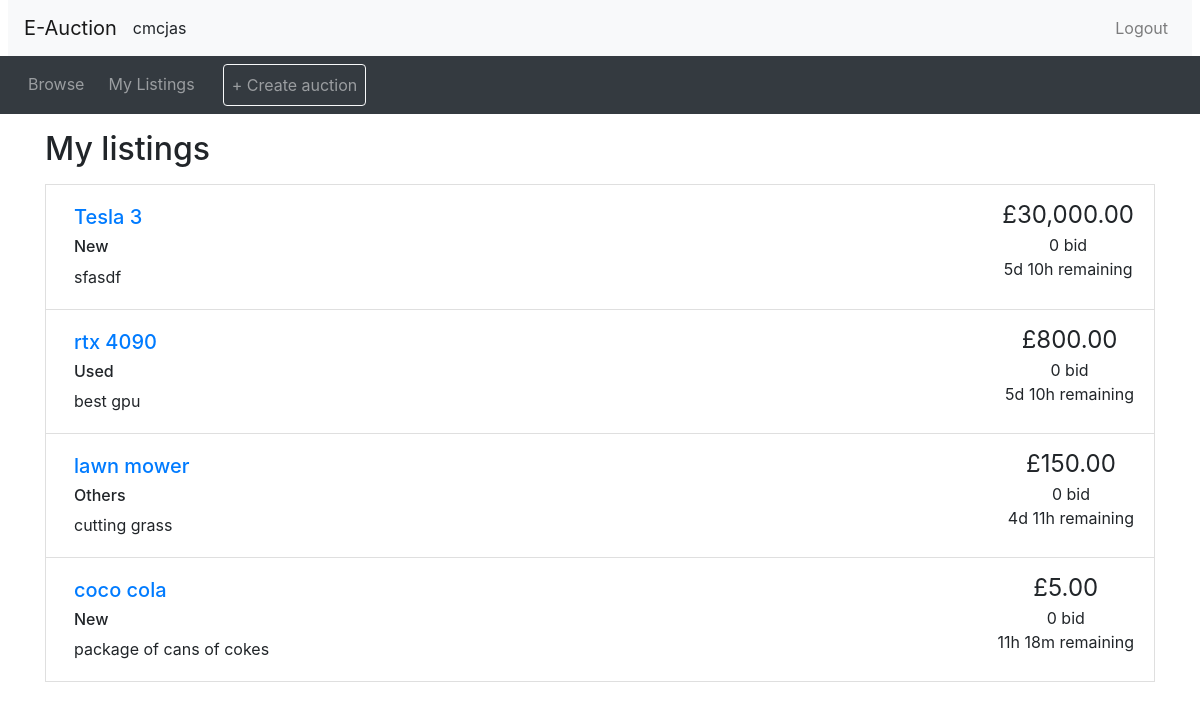
The app's page /mylistings.php (signed in), older data.
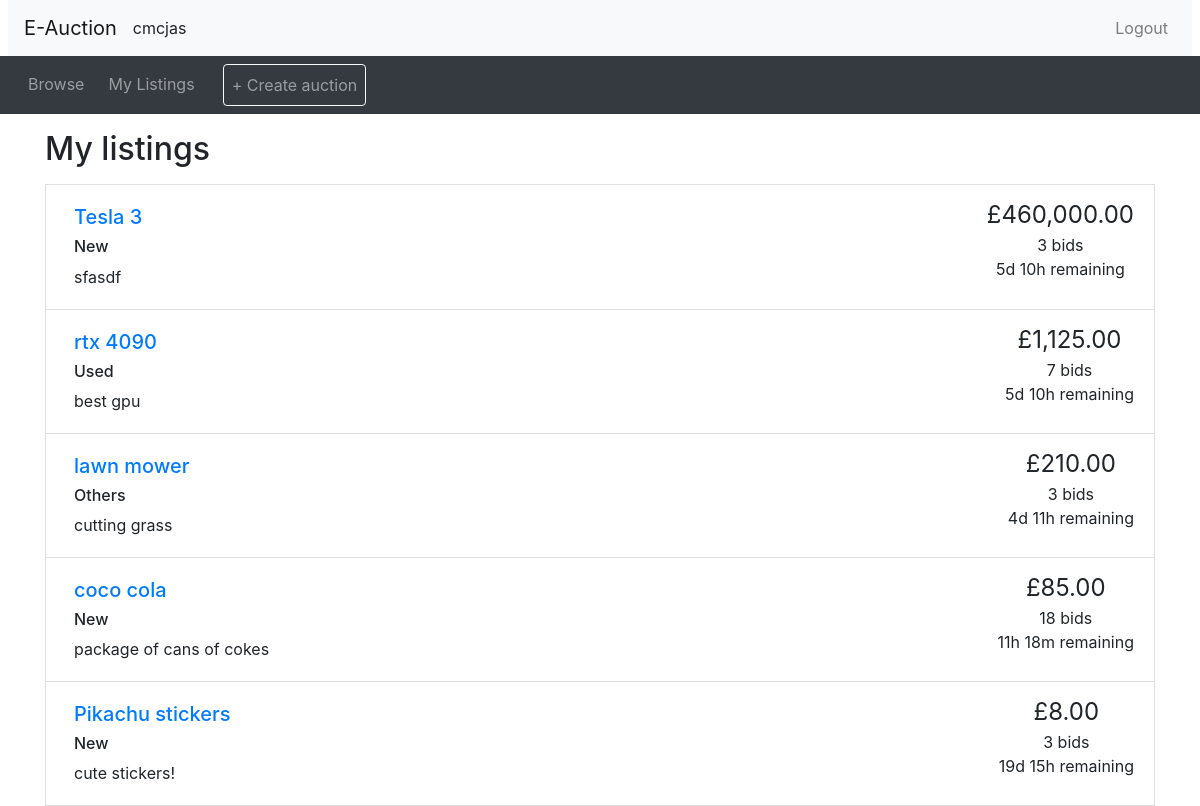
The same page, newer data.
### tables this page shows
CREATE TABLE `Auction` (
  `auctionID` int NOT NULL,
  `title` varchar(100) NOT NULL,
  `itemCondition` varchar(100) NOT NULL,
  `description` varchar(200) NOT NULL,
  `category` varchar(100) NOT NULL,
  `startDate` datetime NOT NULL,
  `startingPrice` float NOT NULL,
  `reservePrice` float NOT NULL,
  `endDate` datetime NOT NULL,
  `noBid` int NOT NULL,
  `winner` varchar(100) NOT NULL,
  `sellerName` varchar(100) NOT NULL
);

### utilities.php (the view, shortened to what this page needs)
<?php
function display_time_remaining($interval) {
    if ($interval->days == 0 && $interval->h == 0) {
      $time_remaining = $interval->format('%im %Ss');
    }
    else if ($interval->days == 0) {
      $time_remaining = $interval->format('%hh %im');
    }
    else {
      $time_remaining = $interval->format('%ad %hh');
    }
  return $time_remaining;
}
function print_listing_li($auction_id, $title, $cond, $desc, $price, $num_bids, $end_time)
{
  if (strlen($desc) > 250) {
    $desc_shortened = substr($desc, 0, 250) . '...';
  }
  else {
    $desc_shortened = $desc;
  }
  if (($num_bids == 1) or ($num_bids == 0)) {
    $bid = ' bid';
  }
  else {
    $bid = ' bids';
  }
  $now = new DateTime();
  if ($now > $end_time) {
    $time_remaining = 'This auction has ended';
  }
  else {
    $time_to_end = date_diff($now, $end_time);
    $time_remaining = display_time_remaining($time_to_end) . ' remaining';
  }
  echo('
    <li class="list-group-item d-flex justify-content-between">
    <div class="p-2 mr-5"><h5><a href="listing.php?auction_id=' . $auction_id . '">' . $title . '</a></h5> <h6>' . $cond. '</h6> ' . $desc_shortened . '</div>
    <div class="text-center text-nowrap"><span style="font-size: 1.5em">£' . number_format($price, 2) . '</span><br/>' . $num_bids . $bid . '<br/>' . $time_remaining . '</div>
  </li>'
  );
}
?>

### mylistings.php (shortened to what this page needs)
<?php include_once("header.php")?>
<?php require("utilities.php")?>
<div class="container">
<h2 class="my-3">My listings</h2>
<?php
$userName = $_SESSION['username'];
require_once "database.php";
$readSql = "SELECT * FROM Auction WHERE sellerName = '$userName'";
$result = mysqli_query($conn, $readSql);
if ($result != null) {
    while($row = mysqli_fetch_assoc($result)) {
      $auction_id = "$row[auctionID]";
      $title = "$row[title]";
      $condition = "$row[itemCondition]";
      $description = "$row[description]";
      $current_price = $row['startingPrice'];
      $num_bids = $row['noBid'];
      $end_date = new DateTime($row['endDate']);
      print_listing_li($auction_id, $title, $condition, $description, $current_price, $num_bids, $end_date);
    }
}
?>
<?php include_once("footer.php")?>

Row changes from the older to the newer data that the page shows:
changed auction "Tesla 3": startingPrice "30,000.00" → "460,000.00"; noBid "0" → "3"; noBid "bid" → "bids"
changed auction "rtx 4090": startingPrice "800.00" → "1,125.00"; noBid "0" → "7"; noBid "bid" → "bids"
changed auction "lawn mower": startingPrice "150.00" → "210.00"; noBid "0" → "3"; noBid "bid" → "bids"
changed auction "coco cola": startingPrice "5.00" → "85.00"; noBid "0" → "18"; noBid "bid" → "bids"
added auction: title "Pikachu stickers", itemCondition "New", description "cute stickers!", startingPrice "8.00", noBid "3", noBid "bids", time_remaining "19d 15h remaining"
